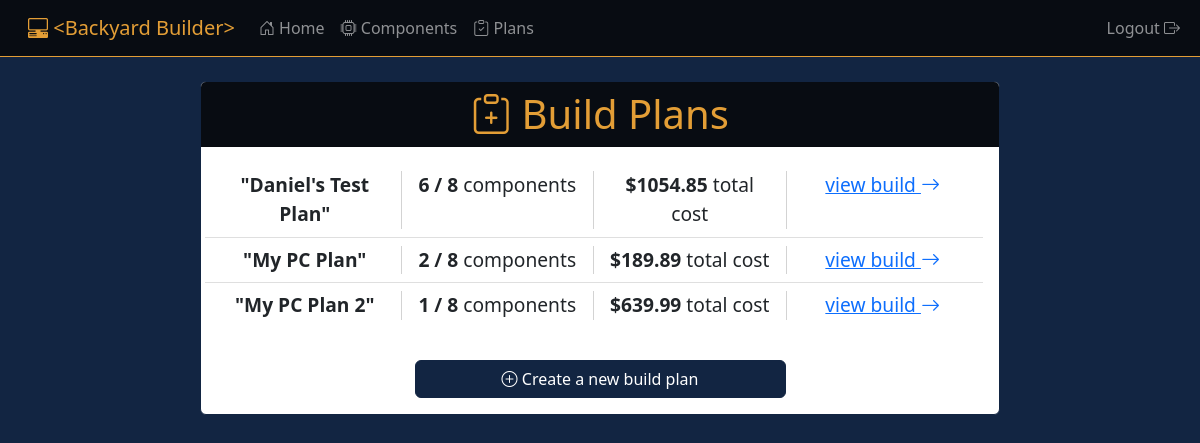
Before: /builds/ (signed in) with the older database file.
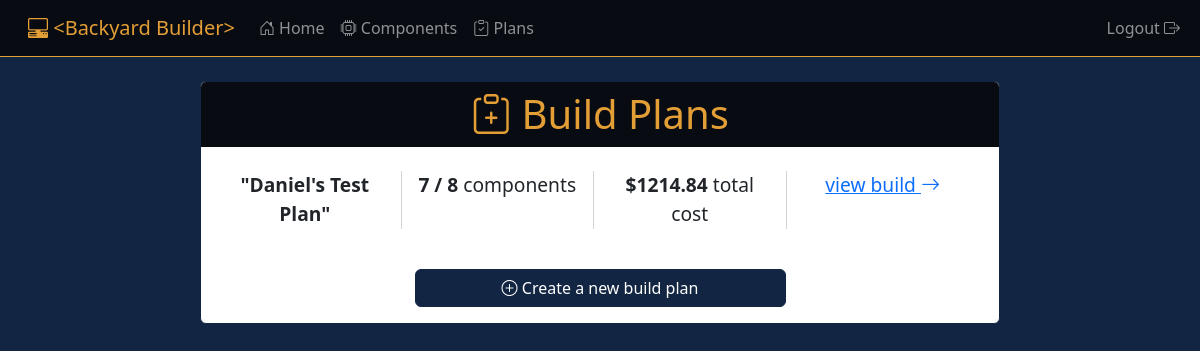
After: the same page with the newer database file.
### builds/models.py (models this page shows, shortened)
class Build(models.Model):
    name = models.CharField(max_length=75, default='My PC Plan')
    user = models.ForeignKey(User, on_delete=models.CASCADE)
    case = models.ForeignKey(Case, on_delete=models.SET_NULL, null=True, default=None)
    cooler = models.ForeignKey(Cooler, on_delete=models.SET_NULL, null=True, default=None)
    cpu = models.ForeignKey(CPU, on_delete=models.SET_NULL, null=True, default=None)
    graphics = models.ForeignKey(Graphics, on_delete=models.SET_NULL, null=True, default=None)
    motherboard = models.ForeignKey(Motherboard, on_delete=models.SET_NULL, null=True, default=None)
    powersupply = models.ForeignKey(PowerSupply, on_delete=models.SET_NULL, null=True, default=None)
    ram = models.ForeignKey(RAM, on_delete=models.SET_NULL, null=True, default=None)
    storage = models.ForeignKey(Storage, on_delete=models.SET_NULL, null=True, default=None)
    def total_price(self):
        total_price = 0
        components = []
        if self.case is not None:
            components.append(self.case)
        if self.cooler is not None:
            components.append(self.cooler)
        if self.cpu is not None:
            components.append(self.cpu)
        if self.graphics is not None:
            components.append(self.graphics)
        if self.motherboard is not None:
            components.append(self.motherboard)
        if self.powersupply is not None:
            components.append(self.powersupply)
        if self.ram is not None:
            components.append(self.ram)
        if self.storage is not None:
            components.append(self.storage)
        for component in components:
            total_price += component.price
        return round(total_price, 2)
    def component_count(self):
        count = 0
        if self.case is not None:
            count += 1
        if self.cooler is not None:
            count += 1
        if self.cpu is not None:
            count += 1
        if self.graphics is not None:
            count += 1
        if self.motherboard is not None:
            count += 1
        if self.powersupply is not None:
            count += 1
        if self.ram is not None:
            count += 1
        if self.storage is not None:
            count += 1
        return count

### components/models.py (models this page shows, shortened)
class Component(models.Model):
    name = models.CharField(max_length=300)
    manufacturer = models.CharField(max_length=100)
    price = models.FloatField()
    image = models.ImageField(default='component_images/default_component.png', upload_to='component_images')
    link = models.URLField()

### builds/views.py (the view)
# urls.py: path('', views.build_list, name='build_list'),
@login_required
def build_list(request):
    context = {}
    user = request.user
    builds = Build.objects.filter(user=user)
    context['builds'] = builds
    return render(request, 'builds/build_list.html', context)

### builds/templates/builds/build_list.html
{% extends 'dashboard/base.html' %}
{% block body %}
    <div class="col-8 offset-2 my-4">
        <div class="card">
            <h1 class="card-header text-center">
                <i class="bi bi-clipboard-plus"></i>
                Build Plans
            </h1>
            <div class="row card-body">
                {% if not builds %}
                    <h4 class="card-title text-center mt-4">You haven't created any builds yet!</h4>
                {% else %}
                    <ul class="list-group list-group-flush">
                        {% for build in builds %}
                            <li class="list-group-item" style="font-size: 1.2em">
                                <div class="row">
                                    <div class="col-3 text-center" style="border-right: 1px solid lightgrey;">
                                        <strong>"{{ build.name }}"</strong>
                                    </div>
                                    <div class="col-3 text-center" style="border-right: 1px solid lightgrey;">
                                        <strong>{{ build.component_count }}&nbsp;/&nbsp;8</strong> components
                                    </div>
                                    <div class="col-3 text-center" style="border-right: 1px solid lightgrey;">
                                        <strong>${{ build.total_price }}</strong> total cost
                                    </div>
                                    <div class="col-3 text-center">
                                        <a href="{% url 'builds:view_build' build.id %}">
                                            view build
                                            <i class="bi bi-arrow-right"></i>
                                        </a>
                                    </div>
                                </div>
                            </li>
                        {% endfor %}
                    </ul>
                {% endif %}
            </div>
            <div class="row card-body">
                <div class="d-grid gap-2 col-6 mx-auto">
                    <a href="{% url 'builds:new_build' %}" class="btn btn-primary btn-block">
                        <i class="bi bi-plus-circle"></i>
                        Create a new build plan
                    </a>
                </div>
            </div>
        </div>
    </div>
{% endblock %}

### dashboard/templates/dashboard/base.html
{% extends 'dashboard/base_header.html' %}
{% block outer_body %}
<nav class="navbar navbar-expand navbar-dark" id="main">
    <div class="container-fluid">
        <a class="navbar-brand ps-3" href="{% url 'dashboard:dashboard' %}">
            <i class="bi bi-pc-display-horizontal"></i>
            &#60;Backyard Builder&#62;
        </a>
        <ul class="navbar-nav me-auto">
            <li>
                <a class="nav-item nav-link" href="{% url 'dashboard:dashboard' %}">
                    <i class="bi bi-house-door"></i>
                    Home
                </a>
            </li>
            <li>
                <a class="nav-item nav-link" href="{% url 'components:search' %}">
                    <i class="bi bi-cpu"></i>
                    Components
                </a>
            </li>
            <li>
                <a class="nav-item nav-link" href="{% url 'builds:build_list' %}">
                    <i class="bi bi-clipboard-check"></i>
                    Plans
                </a>
            </li>
        </ul>
        <ul class="nav navbar-nav navbar-right">
            <li class="nav-item">
                {% if request.user.is_authenticated %}
                    <a class="nav-link" href="{% url 'authentication:logout' %}">
                        Logout
                        <i class="bi bi-box-arrow-right"></i>
                    </a>
                {% else %}
                    <a class="nav-link" href="{% url 'authentication:login' %}">
                        Login
                        <i class="bi bi-door-open"></i>
                    </a>
                {% endif %}
            </li>
        </ul>
    </div>
</nav>
{% block body %}
{% endblock %}
{% endblock %}

### dashboard/templates/dashboard/base_header.html (shortened to what this page needs)
<!doctype html>
{% load static %}
<html lang="en">
<head>
    <link href="https://cdn.jsdelivr.net/npm/bootstrap@5.2.1/dist/css/bootstrap.min.css" rel="stylesheet">
    <link rel="stylesheet" href="https://cdn.jsdelivr.net/npm/bootstrap-icons@1.9.1/font/bootstrap-icons.css">
</head>
<body>
{% block outer_body %}
{% endblock %}
</body>
</html>

Changed rows visible on the page:
removed Build: name "My PC Plan", component_count "2", total_price "189.89"
removed Build: name "My PC Plan 2", component_count "1", total_price "639.99"
changed Build "Daniel's Test Plan": component_count "6" → "7"; total_price "1054.85" → "1214.84"
